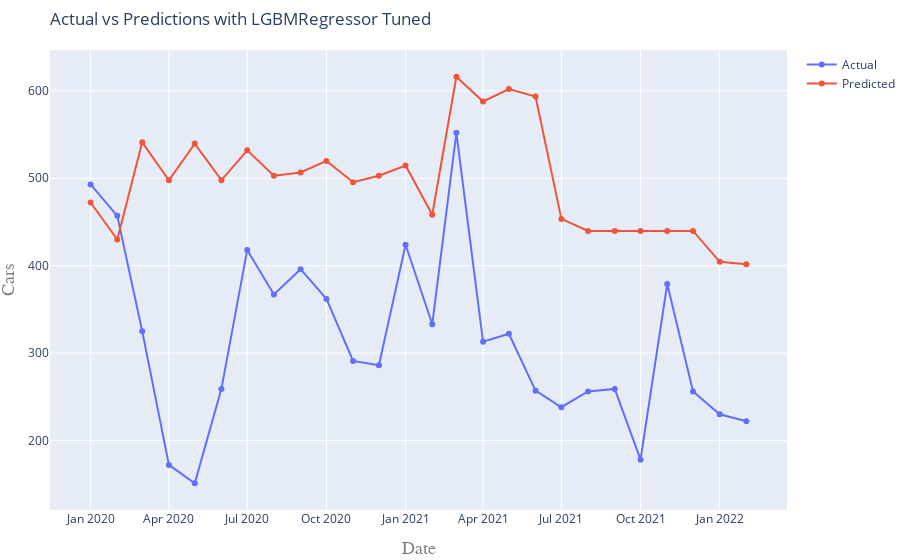

The code cell stored with this chart in its notebook:
### Markdown cell above
#### Tuned Model

### Code cell
# Create the fnal LightGBM Model
model_tuned = LGBMRegressor(n_estimators = 1000,
                         num_leaves= 3,
                         max_depth = 4,                         
                         subsample = 0.01,
                         learning_rate= 0.01,
                         random_state = 42)

# Compute and print model score
model_name = model_tuned.__class__.__name__ + ' Tuned'
scoring(model_name, model_tuned, X_train, y_train, X_test, y_test)

### Figure 1 — Plotly figure (JSON) as saved in the notebook; plotly's stock layout.template omitted (floating-point values rounded to 4 significant figures)
{"data": [{"mode": "lines+markers", "name": "Actual", "type": "scatter", "x": ["2020-01-01T00:00:00", "2020-02-01T00:00:00", "2020-03-01T00:00:00", "2020-04-01T00:00:00", "2020-05-01T00:00:00", "2020-06-01T00:00:00", "2020-07-01T00:00:00", "2020-08-01T00:00:00", "2020-09-01T00:00:00", "2020-10-01T00:00:00", "2020-11-01T00:00:00", "2020-12-01T00:00:00", "2021-01-01T00:00:00", "2021-02-01T00:00:00", "2021-03-01T00:00:00", "2021-04-01T00:00:00", "2021-05-01T00:00:00", "2021-06-01T00:00:00", "2021-07-01T00:00:00", "2021-08-01T00:00:00", "2021-09-01T00:00:00", "2021-10-01T00:00:00", "2021-11-01T00:00:00", "2021-12-01T00:00:00", "2022-01-01T00:00:00", "2022-02-01T00:00:00"], "y": [493, 457, 325, 172, 151, 259, 418, 367, 396, 362, 291, 286, 424, 333, 552, 313, 322, 257, 238, 256, 259, 178, 379, 256, 230, 222]}, {"mode": "lines+markers", "name": "Predicted", "type": "scatter", "x": ["2020-01-01T00:00:00", "2020-02-01T00:00:00", "2020-03-01T00:00:00", "2020-04-01T00:00:00", "2020-05-01T00:00:00", "2020-06-01T00:00:00", "2020-07-01T00:00:00", "2020-08-01T00:00:00", "2020-09-01T00:00:00", "2020-10-01T00:00:00", "2020-11-01T00:00:00", "2020-12-01T00:00:00", "2021-01-01T00:00:00", "2021-02-01T00:00:00", "2021-03-01T00:00:00", "2021-04-01T00:00:00", "2021-05-01T00:00:00", "2021-06-01T00:00:00", "2021-07-01T00:00:00", "2021-08-01T00:00:00", "2021-09-01T00:00:00", "2021-10-01T00:00:00", "2021-11-01T00:00:00", "2021-12-01T00:00:00", "2022-01-01T00:00:00", "2022-02-01T00:00:00"], "y": [472.3, 430.0, 541.2, 497.6, 539.7, 497.8, 532.0, 503.0, 506.7, 519.9, 495.5, 503.0, 514.5, 458.2, 616.2, 587.9, 602.1, 593.5, 453.5, 439.8, 439.8, 439.8, 439.8, 439.8, 404.4, 401.6]}], "layout": {"margin": {"b": 50, "l": 10, "r": 0, "t": 50}, "title": {"text": "Actual vs Predictions with LGBMRegressor Tuned", "x": 0, "xref": "paper"}, "xaxis": {"title": {"font": {"color": "#7f7f7f", "family": "Courier New, monospace", "size": 18}, "text": "Date"}}, "yaxis": {"title": {"font": {"color": "#7f7f7f", "family": "Courier New, monospace", "size": 18}, "text": "Cars"}}}}
